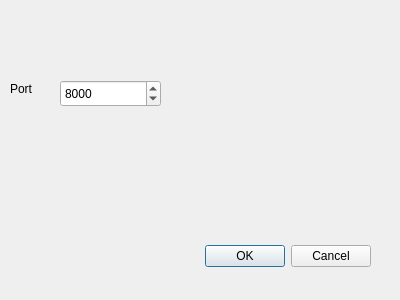
<?xml version="1.0" encoding="UTF-8"?>
<ui version="4.0">
 <class>Dialog</class>
 <widget class="QDialog" name="Dialog">
  <property name="geometry">
   <rect>
    <x>0</x>
    <y>0</y>
    <width>400</width>
    <height>300</height>
   </rect>
  </property>
  <property name="windowTitle">
   <string>Dialog</string>
  </property>
  <widget class="QDialogButtonBox" name="buttonBox">
   <property name="geometry">
    <rect>
     <x>30</x>
     <y>240</y>
     <width>341</width>
     <height>32</height>
    </rect>
   </property>
   <property name="orientation">
    <enum>Qt::Horizontal</enum>
   </property>
   <property name="standardButtons">
    <set>QDialogButtonBox::Cancel|QDialogButtonBox::Ok</set>
   </property>
  </widget>
  <widget class="QLabel" name="portInput">
   <property name="geometry">
    <rect>
     <x>10</x>
     <y>80</y>
     <width>67</width>
     <height>17</height>
    </rect>
   </property>
   <property name="text">
    <string>Port</string>
   </property>
  </widget>
  <widget class="QSpinBox" name="spinBox">
   <property name="geometry">
    <rect>
     <x>60</x>
     <y>80</y>
     <width>101</width>
     <height>27</height>
    </rect>
   </property>
   <property name="maximum">
    <number>64000</number>
   </property>
   <property name="value">
    <number>8000</number>
   </property>
  </widget>
 </widget>
 <resources/>
 <connections>
  <connection>
   <sender>buttonBox</sender>
   <signal>accepted()</signal>
   <receiver>Dialog</receiver>
   <slot>accept()</slot>
   <hints>
    <hint type="sourcelabel">
     <x>248</x>
     <y>254</y>
    </hint>
    <hint type="destinationlabel">
     <x>157</x>
     <y>274</y>
    </hint>
   </hints>
  </connection>
  <connection>
   <sender>buttonBox</sender>
   <signal>rejected()</signal>
   <receiver>Dialog</receiver>
   <slot>reject()</slot>
   <hints>
    <hint type="sourcelabel">
     <x>316</x>
     <y>260</y>
    </hint>
    <hint type="destinationlabel">
     <x>286</x>
     <y>274</y>
    </hint>
   </hints>
  </connection>
 </connections>
</ui>
